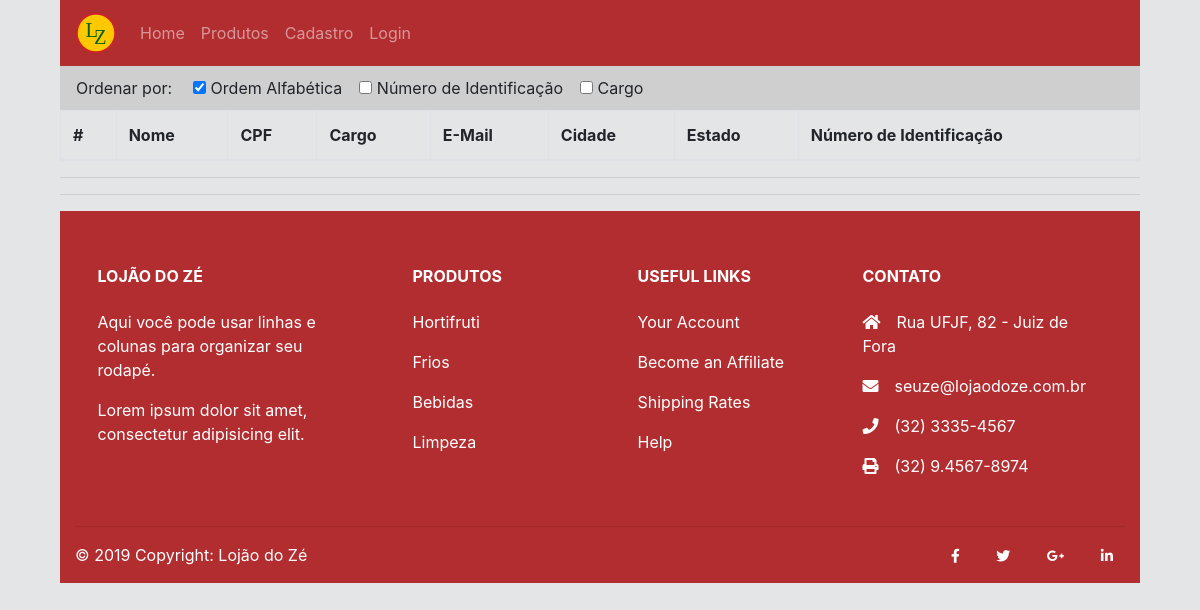
The page /listarFuncionario.php on the database as committed earlier.
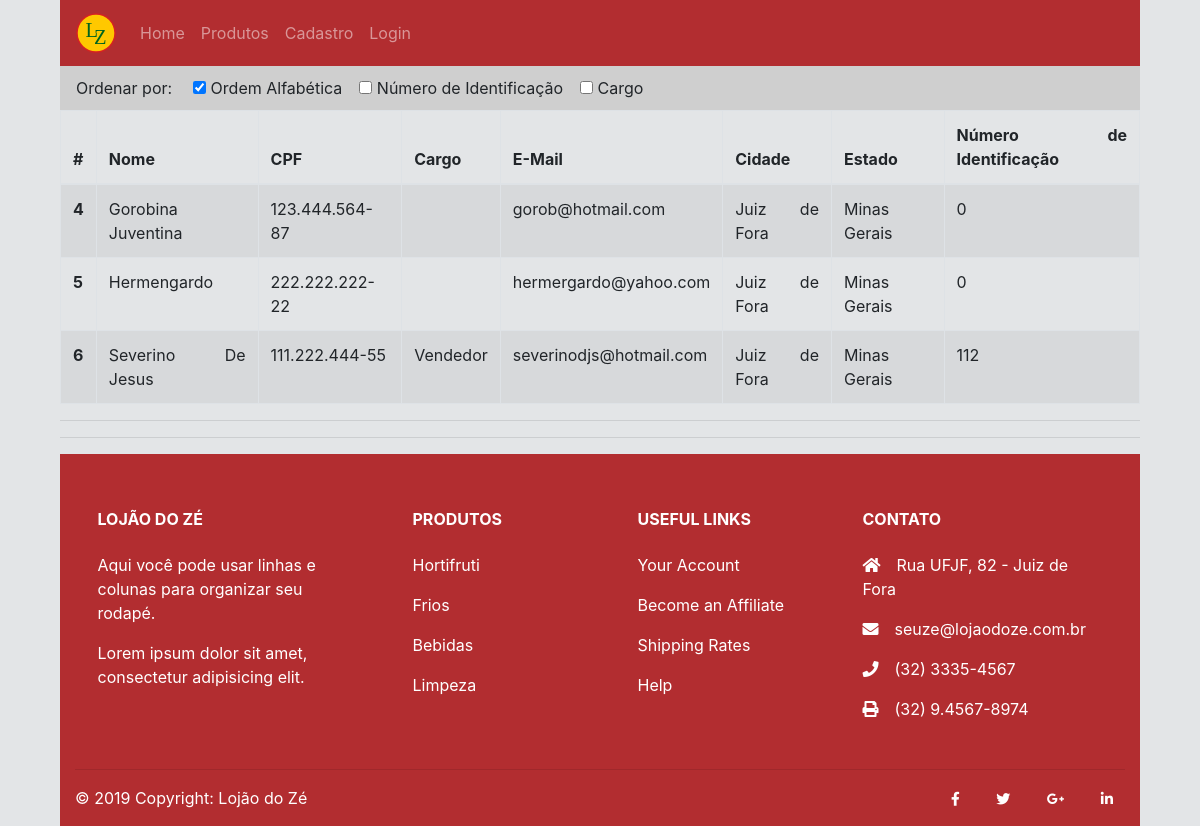
The same page on the database as committed later.
### tables this page shows
CREATE TABLE `usuarios` (
  `id` int(11) NOT NULL AUTO_INCREMENT,
  `email` text NOT NULL,
  `senha` text NOT NULL,
  `nome` text NOT NULL,
  `telefone` text NOT NULL,
  `cpf` varchar(11) NOT NULL,
  `cnpj` varchar(14) NOT NULL,
  `endereco` text NOT NULL,
  `complemento` text,
  `cidade` text NOT NULL,
  `estado` text NOT NULL,
  `cep` text NOT NULL,
  `tipo` tinyint(1) NOT NULL DEFAULT '0',
  `cargo_funcionario` text NOT NULL,
  `salario_funcionario` float NOT NULL,
  `data_entrada_funcionario` date NOT NULL,
  `num_identificacao_funcionario` int(11) NOT NULL,
  PRIMARY KEY (`id`)
);

### listarFuncionario.php (the view, shortened to what this page needs)
<!DOCTYPE html>
<html>
<head>
    <link rel="stylesheet" href="publico/css/bootstrap.min.css">
    <link rel="stylesheet" href="https://use.fontawesome.com/releases/v5.8.2/css/all.css">
    <link rel="stylesheet" href="publico/css/estilo.css">
</head>
<?php
    include "header.php";
    $ordemAlfabetica = false;
    $ordemNumId = false;
    $ordemCargo = false;
    if(!$ordemAlfabetica && !$ordemNumId && !$ordemCargo){
        $ordemAlfabetica = true;
    }
?>
<body>
    <div class="row">
        <div class="col">
            <div class="col-filtro">
                <label class="form-check-label label-filtro" for="chkOrdemAlfabetica">Ordenar por: </label>
                <div class="form-check form-check-inline">
                    <input
                    class="form-check-input"
                    type="checkbox"
                    id="chkOrdemAlfabetica"
                    value="ordem-alfabetica"
                    <?php if($ordemAlfabetica){echo 'checked="checked"';}?>
                    onclick="handleClick();">
                    <label class="form-check-label" for="inlineCheckbox1">Ordem Alfabética</label>
                </div>
                <div class="form-check form-check-inline">
                    <input
                    class="form-check-input"
                    type="checkbox"
                    id="chkNumId"
                    value="ordem-num-id"
                    <?php if($ordemNumId){echo 'checked="checked"';}?>
                    onclick="handleClick();">
                    <label class="form-check-label" for="inlineCheckbox2">Número de Identificação</label>
                </div>
                <div class="form-check form-check-inline">
                    <input
                    class="form-check-input"
                    type="checkbox"
                    id="chkCargo"
                    value="ordem-cargo"
                    <?php if($ordemCargo){echo 'checked="checked"';}?>
                    onclick="handleClick();">
                    <label class="form-check-label" for="inlineCheckbox3">Cargo</label>
                </div>
            </div>
        </div>
    </div>
	<table class ="table table-striped table-bordered">
	<thead>
    <tr>
    <th scope="col">#</th>
    <th scope="col">Nome</th>
    <th scope="col">CPF</th>
    <th scope="col">Cargo</th>
    <th scope="col">E-Mail</th>
    <th scope="col">Cidade</th>
    <th scope="col">Estado</th>
    <th scope="col">Número de Identificação</th>
    </tr>
	</thead>
    <tbody>
  <?php
    function aplicaMascara($texto, $formato)
    {
        $len = strlen($formato);
        $ret = "";
        $pos = 0;
        for($i=0; $i<$len; $i++)
        {
            $chr = substr($formato, $i, 1);
            if($chr == '#')
            {
                if($pos <= strlen($texto)){
                    $ret .= substr($texto, $pos, 1);
                } else {
                    $ret .= " ";
                }
                $pos++;
            } else {
                $ret .= $chr;
            }
        }
        return $ret;
    }
    include_once('conexao.php');
    $sql =  "SELECT id, nome, cpf, email, cargo_funcionario, cidade, estado, num_identificacao_funcionario FROM usuarios WHERE tipo=1 OR tipo=2 ";
    $order = "";
    if($ordemAlfabetica){
        $order .= "ORDER BY nome ASC";
    }
    $sql .= $order;
    $resultado = mysqli_query($conexao, $sql) or die($conexao->error);
	while($row = mysqli_fetch_array($resultado)) {
		echo '<tr class="tr-click" onclick="detalheFuncionario('.$row["id"].')">';
        echo '<th scope="row">'.$row["id"].'</th>';
        echo ' <td> '.$row["nome"].'</td>';
        echo ' <td> '.aplicaMascara($row['cpf'],'###.###.###-##').'</td>';
        echo ' <td> '.$row["cargo_funcionario"].'</td>';
        echo ' <td> '.$row["email"].'</td>';
        echo ' <td> '.$row["cidade"].'</td>';
        echo ' <td> '.$row["estado"].'</td>';
        echo ' <td> '.$row["num_identificacao_funcionario"].'</td>';
        echo '</tr>';
	}
	?>
	</table>
    <hr>
</body>
<hr>
<?php
    include "footer.php";
?>
</html>

Rows that differ between the two databases and show on the page:
added usuarios: id "4", nome "Gorobina Juventina", cpf "123.444.564-87", email "gorob@hotmail.com", cidade "Juiz de Fora", estado "Minas Gerais", num_identificacao_funcionario "0"
added usuarios: id "5", nome "Hermengardo", cpf "222.222.222-22", email "hermergardo@yahoo.com", cidade "Juiz de Fora", estado "Minas Gerais", num_identificacao_funcionario "0"
added usuarios: id "6", nome "Severino De Jesus", cpf "111.222.444-55", cargo_funcionario "Vendedor", email "severinodjs@hotmail.com", cidade "Juiz de Fora", estado "Minas Gerais", num_identificacao_funcionario "112"
